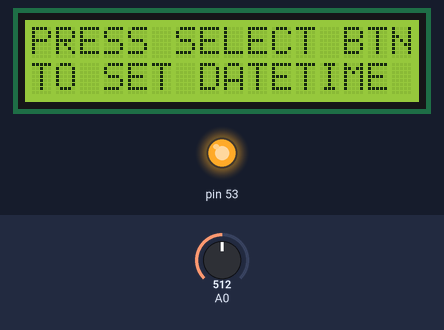
The sketch below on a simulated Arduino Mega 2560, built with avr-gcc and run on an emulated ATmega2560. Shown: 16×2 character LCD, output pins drawn as LEDs (lit = HIGH). Wiring (inferred from the names in the program): DS3231 clock at I2C address 0x68. Inputs (shaded band) come from the test bench; at power-on: A0 = 512. The local clock reads 2024-03-15 10:24:30 at power-on unless the sketch sets it.

Above: at 1.2 s.
1.3 s: A0 set to 528
2.8 s: A0 set to 546
At 2.9 s:
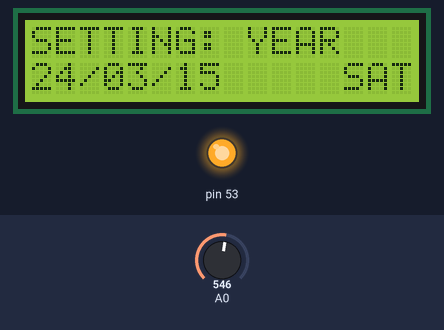
At 3.3 s:
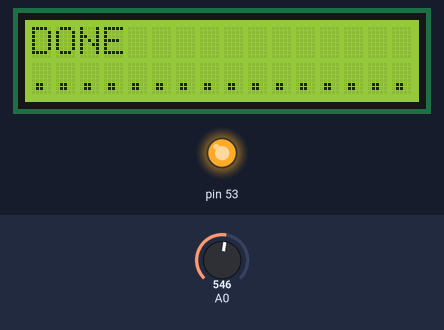
5.1 s: A0 set to 511
Timing chart, 0 to 8.1 s (numbered marks = the images above; inputs shaded):
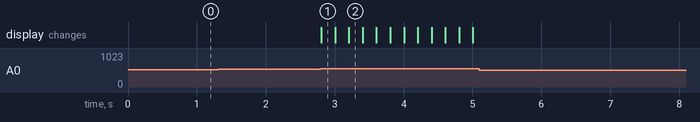

The sketch:

lcd_clock.ino
```cpp
#include <LiquidCrystal.h>
#include "LCDKeypad.h"
#include "Wire.h"

//DS3231 address bus:
#define DS3231_I2C_ADDRESS 0x68

//Date:
#define YEAR 0
#define MONTH 1
#define DAYS 2
#define WEEKDAY 3

//weekday state:
#define SUN 0
#define MON 1
#define TUE 2
#define WED 3
#define THU 4
#define FRI 5
#define SAT 6

//Time:
#define HOURS 0
#define MINUTES 1
#define SECONDS 2

//menu list:
#define IDLEMENU 0
#define SETDATE 1
#define SETTIME 2
#define DONE 3

// The LCD screen
LCDKeypad lcd;

// The time model
byte year = 0;
byte month = 1;
byte days = 1;
byte hours = 0;
byte minutes = 0;
byte seconds = 0;
byte weekday = 0;
byte datesetting = 0;
byte timesetting = 0;
byte menustate = 0;

void setup() {
  //power up ZS-042
  pinMode(53, OUTPUT);
  digitalWrite(53, HIGH);
  //initialize I2C and lcd:
  lcd.begin(16,2);
  Wire.begin();
  // Set the cursor at the begining of the first row
  lcd.setCursor(0,0);

  // Print a text in the first row
  lcd.print("PRESS SELECT    ");
  lcd.setCursor(0,1);
  lcd.print("TO SET DATETIME ");
  //setDS3231time(30,06,17,3,11,5,16);
  //delay(1000);
  readDS3231time(&seconds, &minutes, &hours, &weekday, &days, &month, &year);
}

void loop() {
  // Increase the time model by one second
  incTime();
  //readDS3231time(&seconds, &minutes, &hours, &weekday, &days, &month, &year);
  // Print the time on the LCD
  printTime();

  // Listen for buttons for 1 second
  buttonListen();
}

void buttonListen() {
  // Read the buttons five times in a second
  for (int i = 0; i < 5; i++) {

    // Read the buttons value
    int button = lcd.button();
    switch (menustate){
       case SETDATE:
          switch (button) {
            // Right button was pushed
            case KEYPAD_RIGHT:
              datesetting++;
              break;

            // Left button was pushed
            case KEYPAD_LEFT:
              datesetting--;
              if (datesetting == -1) datesetting = 3;
              break;

            // Up button was pushed
            case KEYPAD_UP:
              switch (datesetting) {
              case YEAR:
                year++;
                break;
              case MONTH:
                month++;
                break;
              case DAYS:
                days++;
                break;
              case WEEKDAY:
                weekday++;
              }
              break;

            // Down button was pushed
            case KEYPAD_DOWN:
              switch (datesetting) {
              case YEAR:
                year--;
                if (year == -1) year = 99;
                break;
              case MONTH:
                month--;
                if (month == 0) month = 12;
                break;
              case DAYS:
                days--;
                if (days == 0) days = 31;
                break;
              case WEEKDAY:
                weekday--;
                if (weekday == 0) days = 6;
              }
            }
       break;
       case SETTIME:
            switch (button) {
            // Right button was pushed
            case KEYPAD_RIGHT:
              timesetting++;
              break;

            // Left button was pushed
            case KEYPAD_LEFT:
              timesetting--;
              if (timesetting == -1) timesetting = 2;
              break;

            // Up button was pushed
            case KEYPAD_UP:
              switch (timesetting) {
                case HOURS:
                  hours++;
                  break;
                case MINUTES:
                  minutes++;
                  break;
                case SECONDS:
                  seconds++;
                }
              break;

            // Down button was pushed
            case KEYPAD_DOWN:
              switch (timesetting) {
                case HOURS:
                  hours--;
                  if (hours == -1) hours = 23;
                  break;
                case MINUTES:
                  minutes--;
                  if (minutes == -1) minutes = 59;
                  break;
                case SECONDS:
                  seconds--;
                  if (seconds == -1) seconds = 59;
                }
            }
          break;
        case DONE:
           // DS3231 seconds, minutes, hours, day, date, month, year
           if (button== KEYPAD_SELECT) {
              setDS3231time(seconds,minutes,hours,weekday,days,month,year);
           }
    }
    if (button== KEYPAD_SELECT) {
      menustate++;
    }
    datesetting %= 4;
    timesetting %= 3;
    menustate %=4;
    printSetting();

    year %= 100;
    month %= 13;
    days %= 32;
    hours %= 24;
    minutes %= 60;
    seconds %= 60;
    weekday %=7;
    printTime();

    // Wait one fifth of a second to complete
    while(millis() % 200 != 0);
  }
}

// Print the current setting
void printSetting() {
    switch (menustate){
        case SETDATE:
          lcd.setCursor(0,0);
          lcd.print("SETTING:        ");
          lcd.setCursor(9,0);
          switch (datesetting) {
            case YEAR:
            lcd.print("YEAR   ");
            break;
            case MONTH:
            lcd.print("MONTH  ");
            break;
          case DAYS:
            lcd.print("Days   ");
            break;
          case WEEKDAY:
            lcd.print("WeekDay");
          }
        break;
        case SETTIME:
          lcd.setCursor(0,0);
          lcd.print("SETTING:        ");
          lcd.setCursor(9,0);
          switch (timesetting) {
            case HOURS:
              lcd.print("Hours  ");
              break;
            case MINUTES:
              lcd.print("Minutes");
              break;
            case SECONDS:
              lcd.print("Seconds");
          }
          break;
        case IDLEMENU:
          lcd.setCursor(0,0);
          lcd.print("PRESS SELECT BTN");
          lcd.setCursor(0,1);
          lcd.print("TO SET DATETIME ");
          break;
        case DONE:
          lcd.setCursor(0,0);
          lcd.print("DONE            ");
          lcd.setCursor(0,1);
          lcd.print("................");
      }
}

// Increase the time model by one second
void incTime() {
  // Increase seconds
  seconds++;

  if (seconds == 60) {
    // Reset seconds
    seconds = 0;

    // Increase minutes
    minutes++;

    if (minutes == 60) {
      // Reset minutes
      minutes = 0;

      // Increase hours
      hours++;

      if (hours == 24) {
        // Reset hours
        hours = 0;

        // Increase days
        days++;
        weekday++;
      }
    }
  }
}

// Print the time on the LCD
void printTime() {
  char time[17];
  //check which state right now:
  switch(menustate){
    case SETDATE:
      lcd.setCursor(0,1);
      switch(weekday){
        case SUN:
          sprintf(time, "%02i/%02i/%02i     SUN", year, month, days);
          break;
        case MON:
          sprintf(time, "%02i/%02i/%02i     MON", year, month, days);
          break;
        case TUE:
          sprintf(time, "%02i/%02i/%02i     TUE", year, month, days);
          break;
        case WED:
          sprintf(time, "%02i/%02i/%02i     WED", year, month, days);
          break;
        case THU:
          sprintf(time, "%02i/%02i/%02i     THU", year, month, days);
          break;
        case FRI:
          sprintf(time, "%02i/%02i/%02i     FRI", year, month, days);
          break;
        case SAT:
          sprintf(time, "%02i/%02i/%02i     SAT", year, month, days);
      }
      lcd.print(time);
      break;
    case SETTIME:
      lcd.setCursor(0,1);
      sprintf(time, "%02i:%02i:%02i        ", hours, minutes, seconds);
      lcd.print(time);
    }
  // Set the cursor at the begining of the second row

}
// Convert normal decimal numbers to binary coded decimal
byte decToBcd(byte val)
{
  return( (val/10*16) + (val%10) );
}
// Convert binary coded decimal to normal decimal numbers
byte bcdToDec(byte val)
{
  return( (val/16*10) + (val%16) );
}

void setDS3231time(byte second, byte minute, byte hour, byte dayOfWeek, byte dayOfMonth, byte month, byte year)
{
  // sets time and date data to DS3231
  Wire.beginTransmission(DS3231_I2C_ADDRESS);
  Wire.write(0); // set next input to start at the seconds register
  Wire.write(decToBcd(second)); // set seconds
  Wire.write(decToBcd(minute)); // set minutes
  Wire.write(decToBcd(hour)); // set hours
  Wire.write(decToBcd(dayOfWeek)); // set day of week (0=Sunday, 6=Saturday)
  Wire.write(decToBcd(dayOfMonth)); // set date (1 to 31)
  Wire.write(decToBcd(month)); // set month
  Wire.write(decToBcd(year)); // set year (0 to 99)
  Wire.endTransmission();
}
void readDS3231time(byte *second,byte *minute,byte *hour,byte *dayOfWeek,byte *dayOfMonth,byte *month,byte *year)
{
  Wire.beginTransmission(DS3231_I2C_ADDRESS);
  Wire.write(0); // set DS3231 register pointer to 00h
  Wire.endTransmission();
  Wire.requestFrom(DS3231_I2C_ADDRESS, 7);
  // request seven bytes of data from DS3231 starting from register 00h
  *second = bcdToDec(Wire.read() & 0x7f);
  *minute = bcdToDec(Wire.read());
  *hour = bcdToDec(Wire.read() & 0x3f);
  *dayOfWeek = bcdToDec(Wire.read());
  *dayOfMonth = bcdToDec(Wire.read());
  *month = bcdToDec(Wire.read());
  *year = bcdToDec(Wire.read());
}
```

Measured:
- the behaviour switches between 534 and 535 on A0 (found by bisection; images 0 and 1)
- after the input at 1.3 s, every drawn part: stays the same
- after the input at 2.8 s, the display: changes at once (image 1)
- after the input at 5.1 s, every drawn part: stays the same
